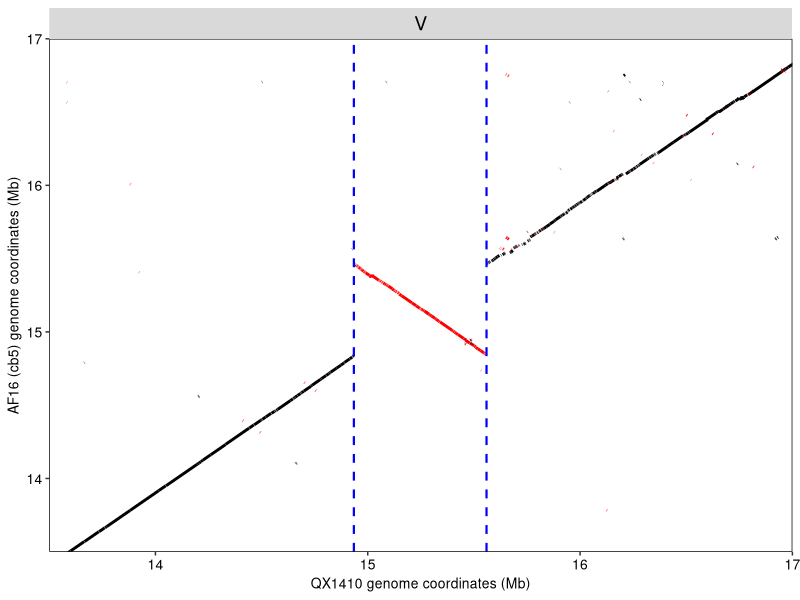
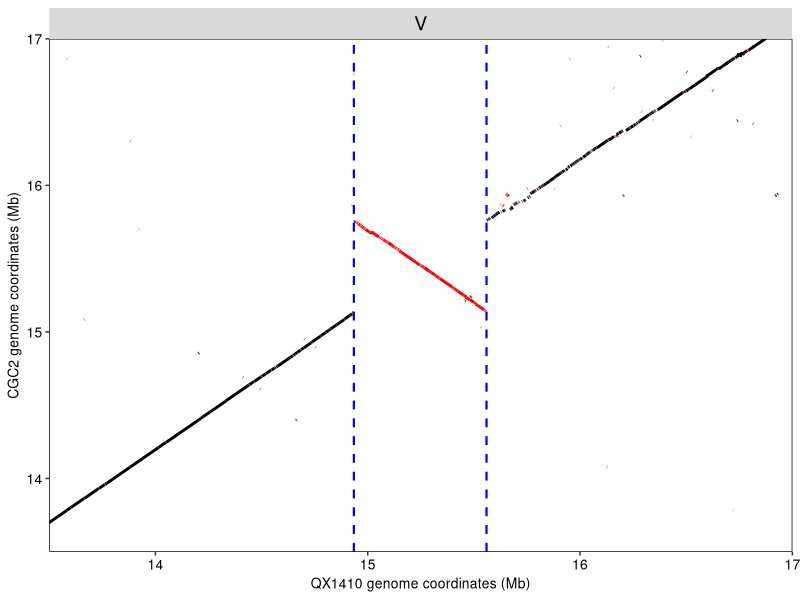
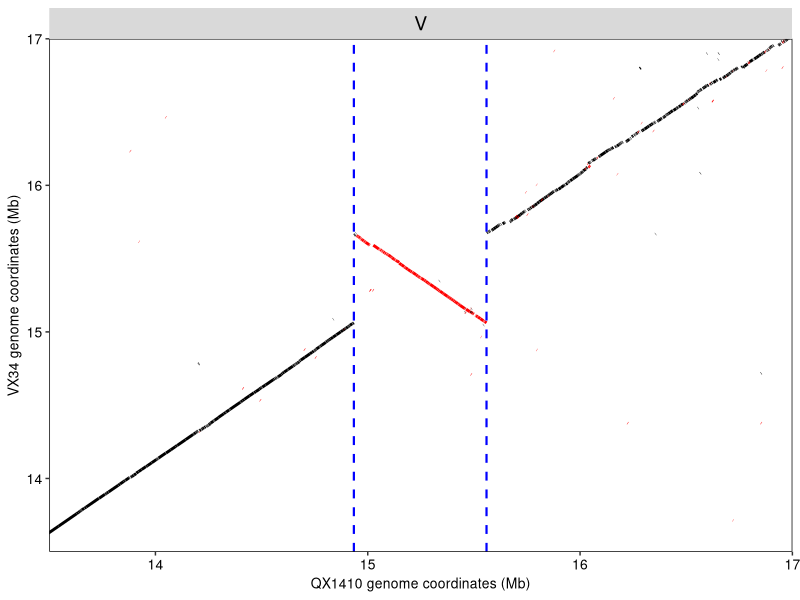

Here is the R script that generated these plots, in order: (Note: this script raises an error after producing the figures.)
library(ggplot2)
library(readr)
library(dplyr)
                  

# Loading in nucmer alignment data of AF16 cb4 to QX1410
af_cb4 <- readr::read_tsv("../../processed_data/genome_genome_alignments/AF16_QX1410.transformed.tsv", col_names = c("QXS","QXE","AFS","AFE","L1","L2","IDY","LENR","LENQ","QX_chrom","AF16_chrom")) %>%
  dplyr::mutate(inv = ifelse(AFE < AFS, "yes", "no")) %>%
  dplyr::filter(QX_chrom == "V" & AF16_chrom == "V")

# Plotting alignment of inversion on chromosome V in AF16 cb4
af_cb4_plt <- ggplot(af_cb4) +
  geom_segment(aes(x = QXS/1e6, xend = QXE/1e6, y = AFS/1e6, yend = AFE/1e6, color = inv), linewidth = 1) +
  facet_grid(~QX_chrom) +
  scale_color_manual(values = c(no = "black", yes = "red")) +
  geom_vline(xintercept = 14.934651, linetype = "dashed", linewidth = 0.75, color = "blue") +
  geom_vline(xintercept = 15.559394, linetype = "dashed", linewidth = 0.75, color = "blue") +
  theme(
    panel.background = element_blank(),
    panel.border = element_rect(fill = NA),
    strip.text = element_text(size = 14, color = "black"),
    axis.title = element_text(size = 10, color = "black"),
    axis.text = element_text(size = 10, color = "black"),
    legend.position = "none"
  ) +
  labs(y = "AF16 (cb4) genome coordinates (Mb)", x = "QX1410 genome coordinates (Mb)") +
  scale_x_continuous(expand = c(0,0)) +
  scale_y_continuous(expand = c(0,0)) +
  coord_cartesian(xlim = c(13.5,17), ylim = c(13.5,17))


# Loading in nucmer alignment data of AF16 cb5 to QX1410
af_cb5 <- readr::read_tsv("../../processed_data/genome_genome_alignments/AF16cb5_QX1410.transformed.tsv", col_names = c("QXS","QXE","AFS","AFE","L1","L2","IDY","LENR","LENQ","QX_chrom","AF16_chrom")) %>%
  dplyr::mutate(inv = ifelse(AFE < AFS, "yes", "no")) %>%
  dplyr::filter(QX_chrom == "V" & AF16_chrom == "V")

# Plotting alignment of inversion on chromosome V in AF16 cb5
af_cb5_plt <- ggplot(af_cb5) +
  geom_segment(aes(x = QXS/1e6, xend = QXE/1e6, y = AFS/1e6, yend = AFE/1e6, color = inv), linewidth = 1) +
  facet_grid(~QX_chrom) +
  scale_color_manual(values = c(no = "black", yes = "red")) +
  geom_vline(xintercept = 14.934651, linetype = "dashed", linewidth = 0.75, color = "blue") +
  geom_vline(xintercept = 15.559394, linetype = "dashed", linewidth = 0.75, color = "blue") +
  theme(
    panel.background = element_blank(),
    panel.border = element_rect(fill = NA),
    strip.text = element_text(size = 14, color = "black"),
    axis.title = element_text(size = 10, color = "black"),
    axis.text = element_text(size = 10, color = "black"),
    legend.position = "none"
  ) +
  labs(y = "AF16 (cb5) genome coordinates (Mb)", x = "QX1410 genome coordinates (Mb)") +
  scale_x_continuous(expand = c(0,0)) +
  scale_y_continuous(expand = c(0,0)) +
  coord_cartesian(xlim = c(13.5,17), ylim = c(13.5,17))



# Loading in nucmer alignment data of VX34 to QX1410
vx_qx <- readr::read_tsv("../../processed_data/genome_genome_alignments/VX34_QX1410.transformed.tsv", col_names = c("QXS","QXE","VXS","VXE","L1","L2","IDY","LENR","LENQ","QX_chrom","VX34_chrom")) %>%
  dplyr::mutate(inv = ifelse(VXE < VXS, "yes", "no")) %>%
  dplyr::filter(QX_chrom == "V" & VX34_chrom == "V")

# Plotting alignment of inversion on chromosome V in VX34
vx_qx_plt <- ggplot(vx_qx) +
  geom_segment(aes(x = QXS/1e6, xend = QXE/1e6, y = VXS/1e6, yend = VXE/1e6, color = inv), linewidth = 1) +
  facet_grid(~QX_chrom) +
  scale_color_manual(values = c(no = "black", yes = "red")) +
  geom_vline(xintercept = 14.934651, linetype = "dashed", linewidth = 0.75, color = "blue") +
  geom_vline(xintercept = 15.559394, linetype = "dashed", linewidth = 0.75, color = "blue") +
  theme(
    panel.background = element_blank(),
    panel.border = element_rect(fill = NA),
    strip.text = element_text(size = 14, color = "black"),
    axis.title = element_text(size = 10, color = "black"),
    axis.text = element_text(size = 10, color = "black"),
    legend.position = "none"
  ) +
  labs(y = "VX34 genome coordinates (Mb)", x = "QX1410 genome coordinates (Mb)") +
  scale_x_continuous(expand = c(0,0)) +
  scale_y_continuous(expand = c(0,0)) +
  coord_cartesian(xlim = c(13.5,17), ylim = c(13.5,17))



# Loading in nucmer alignment data of CGC2 to QX1410
cg_qx <- readr::read_tsv("../../processed_data/genome_genome_alignments/CGC2_QX1410.transformed.tsv", col_names = c("QXS","QXE","CGS","CGE","L1","L2","IDY","LENR","LENQ","QX_chrom","CGC2_chrom")) %>%
  dplyr::mutate(inv = ifelse(CGE < CGS, "yes", "no")) %>%
  dplyr::filter(QX_chrom == "V" & CGC2_chrom == "V")

# Plotting alignment of inversion on chromosome V in CGC2
cg_qx_plt <- ggplot(cg_qx) +
  geom_segment(aes(x = QXS/1e6, xend = QXE/1e6, y = CGS/1e6, yend = CGE/1e6, color = inv), linewidth = 1) +
  facet_grid(~QX_chrom) +
  scale_color_manual(values = c(no = "black", yes = "red")) +
  geom_vline(xintercept = 14.934651, linetype = "dashed", linewidth = 0.75, color = "blue") +
  geom_vline(xintercept = 15.559394, linetype = "dashed", linewidth = 0.75, color = "blue") +
  theme(
    panel.background = element_blank(),
    panel.border = element_rect(fill = NA),
    strip.text = element_text(size = 14, color = "black"),
    axis.title = element_text(size = 10, color = "black"),
    axis.text = element_text(size = 10, color = "black"),
    legend.position = "none"
  ) +
  labs(y = "CGC2 genome coordinates (Mb)", x = "QX1410 genome coordinates (Mb)") +
  scale_x_continuous(expand = c(0,0)) +
  scale_y_continuous(expand = c(0,0)) +
  coord_cartesian(xlim = c(13.5,17), ylim = c(13.5,17))


# Creating final plot:
final_plot <- cowplot::plot_grid(
  af_cb4_plt, af_cb5_plt, cg_qx_plt, vx_qx_plt,
  nrow = 2,
  align = "h",
  axis = "tb",
  labels = c("a", "b", "c", "d"))
final_plot


# Saving plot
ggsave("../../figures/supplementary/chrom_V_inversion.png", final_plot, width = 7, height = 7, dpi = 600)
